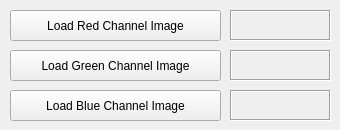
      <widget class="QWidget" name="loadThreeTab">
       <attribute name="title">
        <string>Three Channel Images</string>
       </attribute>
       <widget class="QPushButton" name="loadImageRed">
        <property name="geometry">
         <rect>
          <x>10</x>
          <y>10</y>
          <width>211</width>
          <height>31</height>
         </rect>
        </property>
        <property name="text">
         <string>Load Red Channel Image</string>
        </property>
       </widget>
       <widget class="QPushButton" name="loadImageGreen">
        <property name="geometry">
         <rect>
          <x>10</x>
          <y>50</y>
          <width>211</width>
          <height>31</height>
         </rect>
        </property>
        <property name="text">
         <string>Load Green Channel Image</string>
        </property>
       </widget>
       <widget class="QPushButton" name="loadImageBlue">
        <property name="geometry">
         <rect>
          <x>10</x>
          <y>90</y>
          <width>211</width>
          <height>31</height>
         </rect>
        </property>
        <property name="text">
         <string>Load Blue Channel Image</string>
        </property>
       </widget>
       <widget class="QLabel" name="redChannelFile">
        <property name="geometry">
         <rect>
          <x>230</x>
          <y>10</y>
          <width>101</width>
          <height>31</height>
         </rect>
        </property>
        <property name="font">
         <font>
          <pointsize>8</pointsize>
         </font>
        </property>
        <property name="frameShape">
         <enum>QFrame::Box</enum>
        </property>
        <property name="frameShadow">
         <enum>QFrame::Sunken</enum>
        </property>
        <property name="text">
         <string>&lt;no file&gt;</string>
        </property>
        <property name="alignment">
         <set>Qt::AlignCenter</set>
        </property>
       </widget>
       <widget class="QLabel" name="greenChannelFile">
        <property name="geometry">
         <rect>
          <x>230</x>
          <y>50</y>
          <width>101</width>
          <height>31</height>
         </rect>
        </property>
        <property name="font">
         <font>
          <pointsize>8</pointsize>
         </font>
        </property>
        <property name="frameShape">
         <enum>QFrame::Box</enum>
        </property>
        <property name="frameShadow">
         <enum>QFrame::Sunken</enum>
        </property>
        <property name="text">
         <string>&lt;no file&gt;</string>
        </property>
        <property name="alignment">
         <set>Qt::AlignCenter</set>
        </property>
       </widget>
       <widget class="QLabel" name="blueChannelFile">
        <property name="geometry">
         <rect>
          <x>230</x>
          <y>90</y>
          <width>101</width>
          <height>31</height>
         </rect>
        </property>
        <property name="font">
         <font>
          <pointsize>8</pointsize>
         </font>
        </property>
        <property name="frameShape">
         <enum>QFrame::Box</enum>
        </property>
        <property name="frameShadow">
         <enum>QFrame::Sunken</enum>
        </property>
        <property name="text">
         <string>&lt;no file&gt;</string>
        </property>
        <property name="alignment">
         <set>Qt::AlignCenter</set>
        </property>
       </widget>
      </widget>
